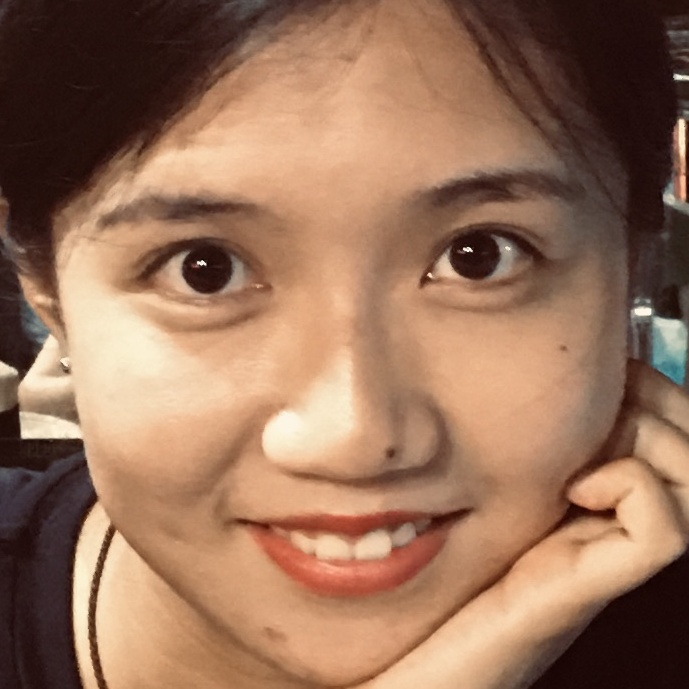
#> input picture resources/wyf.jpg, 689 x 689 px
$ python join_image.py
#> lines starting #> are read from the running program, lines starting #| are printed output that depends on the picture
import cv2
import numpy as np

img = cv2.imread("./resources/wyf.jpg")
#> img is the input picture: shape (689, 689, 3); mean B, G, R 89.8, 113.7, 152.2

# join images horizontally
joinedHorizontal = np.hstack((img,img))
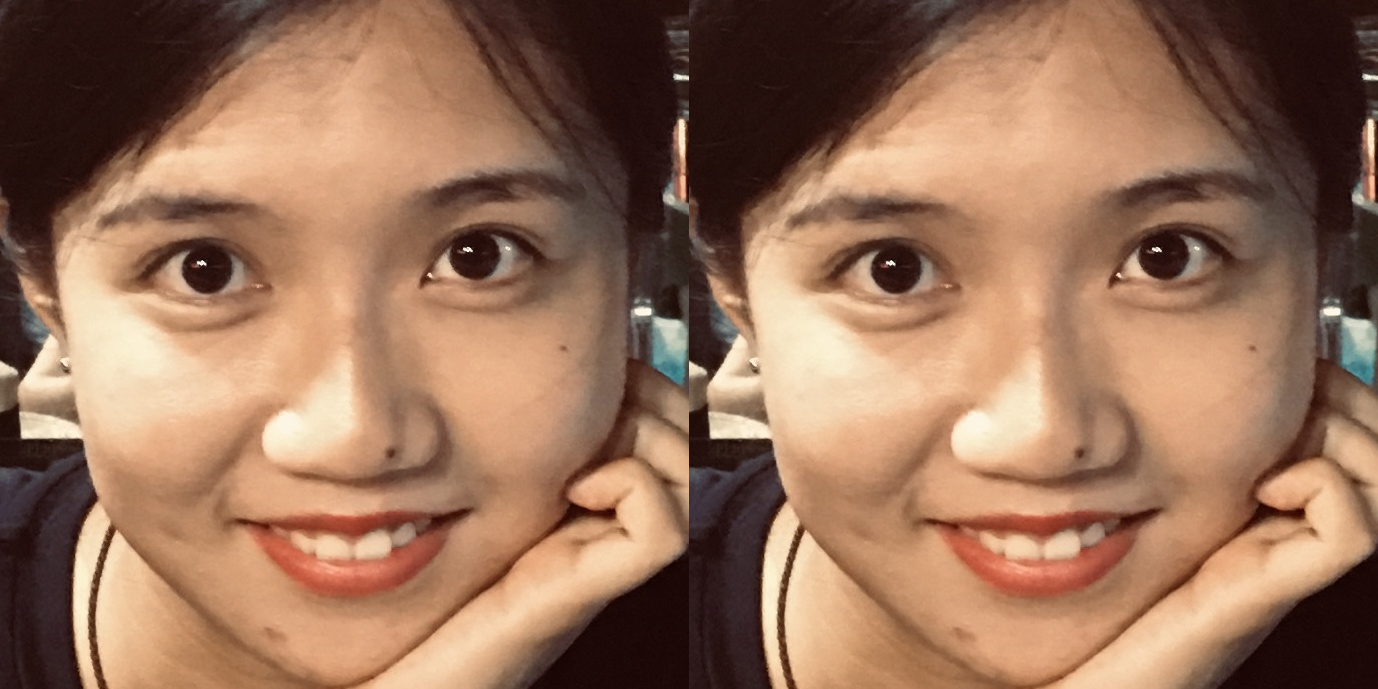
#> joinedHorizontal: shape (689, 1378, 3); mean B, G, R 89.8, 113.7, 152.2
# join images vertically
joinedVertical = np.vstack((img,img))
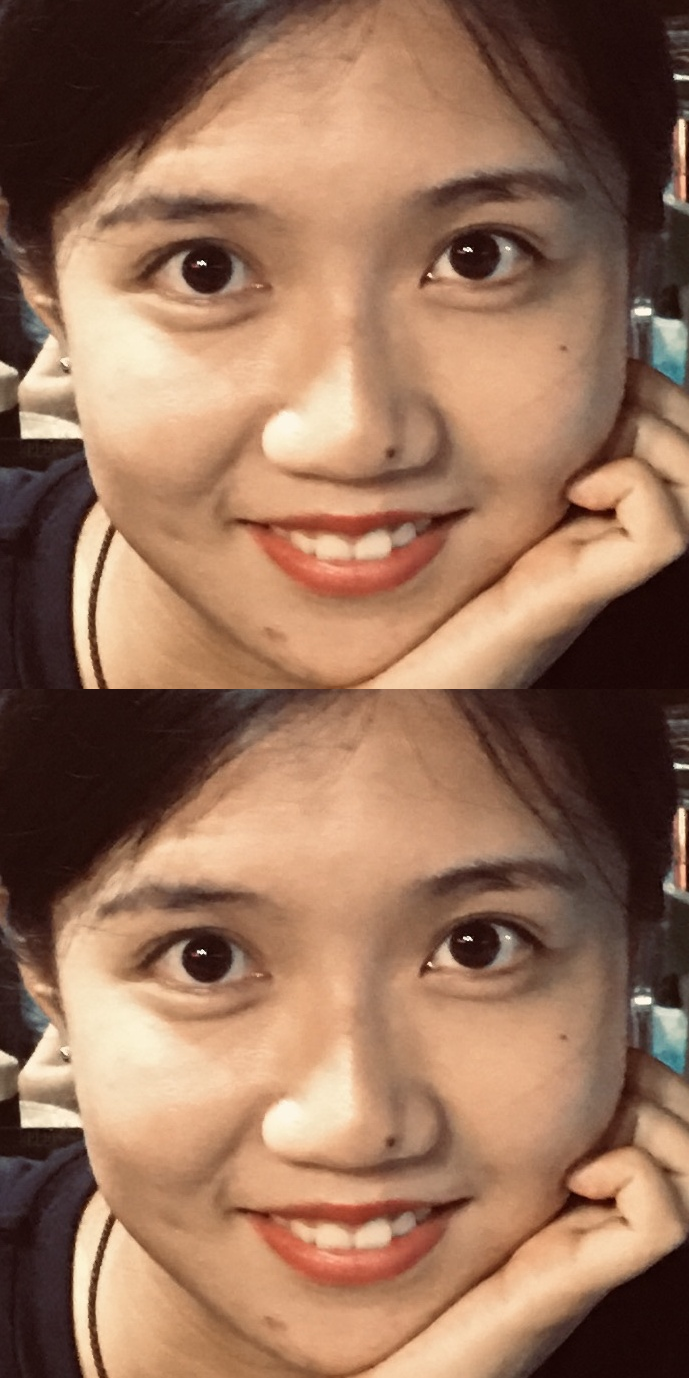
#> joinedVertical: shape (1378, 689, 3); mean B, G, R 89.8, 113.7, 152.2

cv2.imshow("Horizontal",joinedHorizontal)
cv2.imshow("Vertical",joinedVertical)
while True:
    if cv2.waitKey(1) & 0xFF == ord('q'):
#> (key q is pressed here)
        break
